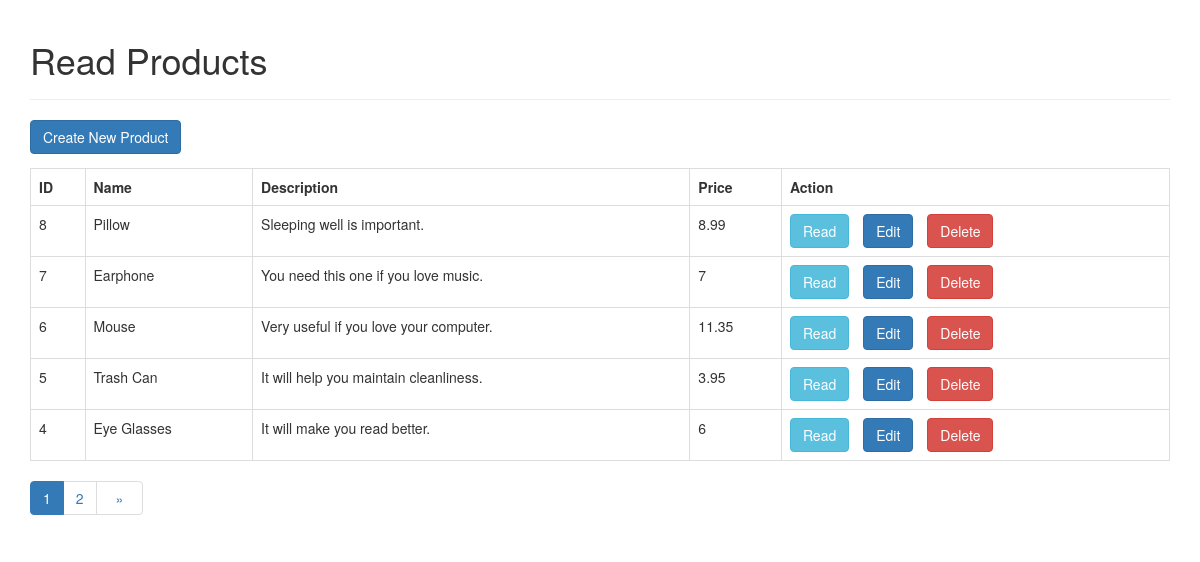
/Kaur_Manpreet_Php_Crud/index.php, run on the app's committed database.
### tables this page shows
CREATE TABLE IF NOT EXISTS `products` (
  `id` int(11) NOT NULL AUTO_INCREMENT,
  `name` varchar(128) NOT NULL,
  `description` text NOT NULL,
  `price` double NOT NULL,
  `created` datetime NOT NULL,
  `modified` timestamp NOT NULL DEFAULT CURRENT_TIMESTAMP ON UPDATE CURRENT_TIMESTAMP,
  PRIMARY KEY (`id`)
);

### Kaur_Manpreet_Php_Crud/index.php (the view, shortened to what this page needs)
<!DOCTYPE html>
<html>
    <head>
        <link rel="stylesheet" href="https://maxcdn.bootstrapcdn.com/bootstrap/3.3.7/css/bootstrap.min.css" />
    </head>
    <body>
        <div class="container">
            <div class="page-header">
                <h1>Read Products</h1>
            </div>
            <?php
            include 'config/database.php';
            $page = isset($_GET['page']) ? $_GET['page'] : 1;
            $records_per_page = 5;
            $from_record_num = ($records_per_page * $page) - $records_per_page;
            $query = "SELECT id, name, description, price FROM products ORDER BY id DESC
            LIMIT :from_record_num, :records_per_page";
            $stmt = $con->prepare($query);
            $stmt->bindParam(":from_record_num", $from_record_num, PDO::PARAM_INT);
            $stmt->bindParam(":records_per_page", $records_per_page, PDO::PARAM_INT);
            $stmt->execute();
            $num = $stmt->rowCount();
            echo "<a href='create.php' class='btn btn-primary m-b-1em'>Create New Product</a>";
            if ($num > 0) {
                echo "<table class='table table-hover table-responsive table-bordered'>";
                echo "<tr>";
                echo "<th>ID</th>";
                echo "<th>Name</th>";
                echo "<th>Description</th>";
                echo "<th>Price</th>";
                echo "<th>Action</th>";
                echo "</tr>";
                while ($row = $stmt->fetch(PDO::FETCH_ASSOC)) {
                    extract($row);
                    echo "<tr>";
                    echo "<td>{$id}</td>";
                    echo "<td>{$name}</td>";
                    echo "<td>{$description}</td>";
                    echo "<td>{$price}</td>";
                    echo "<td>";
                    echo "<a href='read_one.php?id={$id}' class='btn btn-info m-r-1em'>Read</a>";
                    echo "<a href='update.php?id={$id}' class='btn btn-primary m-r-1em'>Edit</a>";
                    echo "<a href='#' onclick='delete_user({$id});'  class='btn btn-danger'>Delete</a>";
                    echo "</td>";
                    echo "</tr>";
                }
                echo "</table>";
                $query = "SELECT COUNT(*) as total_rows FROM products";
                $stmt = $con->prepare($query);
                $stmt->execute();
                $row = $stmt->fetch(PDO::FETCH_ASSOC);
                $total_rows = $row['total_rows'];
            }
            else {
                echo "<div class='alert alert-danger'>No records found.</div>";
            }
            $page_url = "index.php?";
            include_once "paging.php";
            ?>
        </div>
    </body>
</html>

### Kaur_Manpreet_Php_Crud/paging.php (shortened to what this page needs)
<?php
echo "<ul class='pagination pull-left margin-zero mt0'>";
$total_pages = ceil($total_rows / $records_per_page);
$range = 1;
$initial_num = $page - $range;
$condition_limit_num = ($page + $range)  + 1;
for ($x=$initial_num; $x<$condition_limit_num; $x++) {
    if (($x > 0) && ($x <= $total_pages)) {
        if ($x == $page) {
            echo "<li class='active'>";
                echo "<a href='javascript::void();'>{$x}</a>";
            echo "</li>";
        }
        else {
            echo "<li>";
                echo " <a href='{$page_url}page={$x}'>{$x}</a> ";
            echo "</li>";
        }
    }
}
if($page<$total_pages){
    $next_page = $page + 1;
    echo "<li>";
        echo "<a href='{$page_url}page={$next_page}'>";
            echo "<span style='margin:0 .5em;'>»</span>";
        echo "</a>";
    echo "</li>";
}
echo "</ul>";
?>

### Kaur_Manpreet_Php_Crud/index.php (style rules this page uses)
.m-r-1em { margin-right:1em; }
.m-b-1em { margin-bottom:1em; }
.mt0 { margin-top:0; }

### data on the page
products: id "8", name "Pillow", description "Sleeping well is important.", price "8.99"
products: id "7", name "Earphone", description "You need this one if you love music.", price "7"
products: id "6", name "Mouse", description "Very useful if you love your computer.", price "11.35"
products: id "5", name "Trash Can", description "It will help you maintain cleanliness.", price "3.95"
products: id "4", name "Eye Glasses", description "It will make you read better.", price "6"
